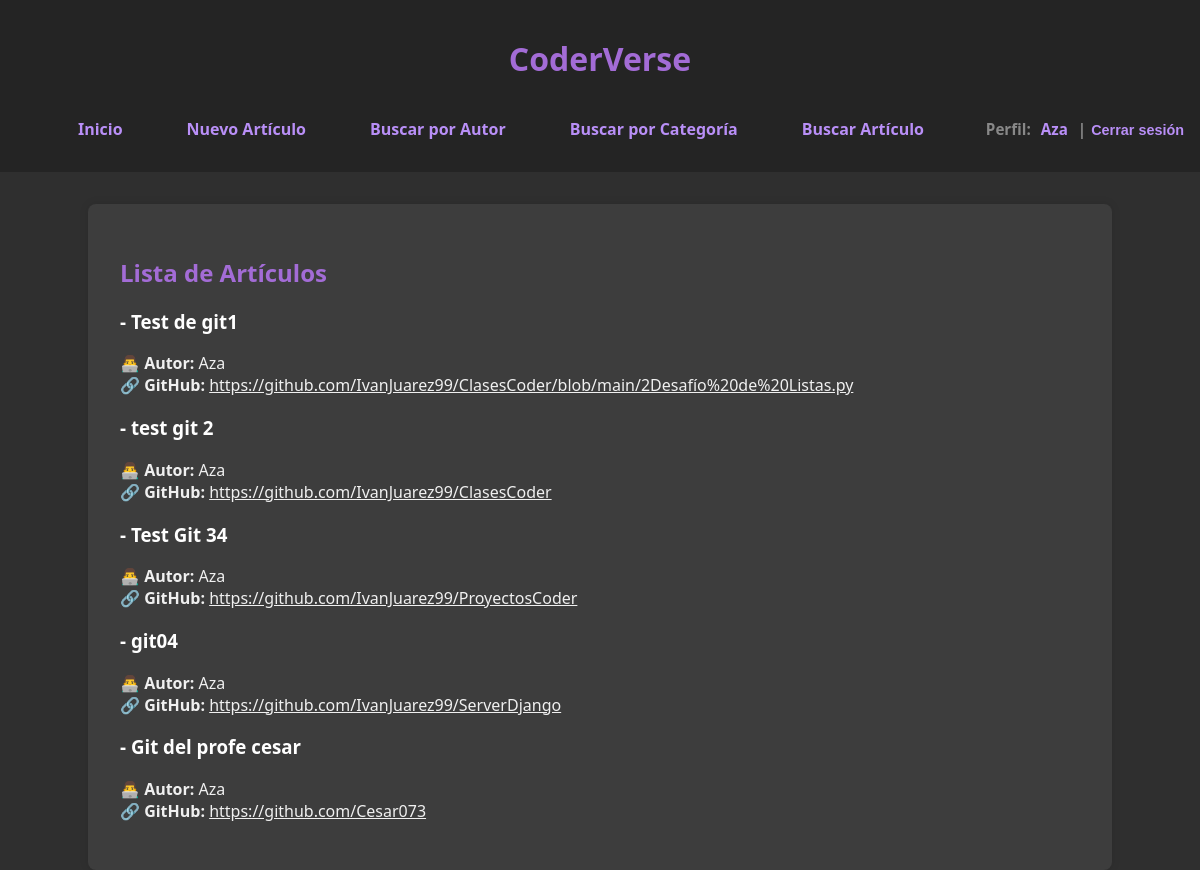
The app's page /articulos/ (signed in) with its own data.
### blog/models.py (models this page shows, shortened)
class Articulo(models.Model):
    titulo = models.CharField(max_length=20)
    autor = models.ForeignKey(Autor, on_delete=models.CASCADE)
    contenido = models.TextField()
    categoria = models.ForeignKey(Categoria, on_delete=models.CASCADE)
    fecha_publicacion = models.DateField(auto_now_add=True)

class Autor(models.Model):
    user = models.OneToOneField(User, on_delete=models.CASCADE, null=True, blank=True)
    nombre = models.CharField(max_length=20)
    especialidad = models.CharField(max_length=20)
    biografia = models.TextField()

### blog/views.py (the view)
# urls.py: path('articulos/', views.articulo_list, name='articulo_list'),
@login_required
def articulo_list(request):
    articulos = Articulo.objects.all()
    return render(request, 'blog/articulo_list.html', {'articulos': articulos})

### blog/templates/blog/articulo_list.html
{% extends 'blog/base.html' %}
{% block content %}
    <div class="container">
        <h2 class="my-4">Lista de Artículos</h2>
        {% if articulos %}
            <div class="row">
                {% for articulo in articulos %}
                    <div class="col-md-4 mb-4">
                        <div class="card">
                            <div class="card-body">
                                <h3 class="card-title">- {{ articulo.titulo }}</h5>
                                <p class="card-text">
                                    <strong>👨‍💻 Autor:</strong> {{ articulo.autor.nombre }} <br>
                                    <strong>🔗 GitHub:</strong> <a href="{{ articulo.contenido }}" target="_blank">{{ articulo.contenido }}</a><br>
                                </p>
                            </div>
                        </div>
                    </div>
                {% endfor %}
            </div>
        {% else %}
            <p>No hay artículos disponibles.</p>
        {% endif %}
    </div>
{% endblock %}

### blog/templates/blog/base.html (shortened to what this page needs)
<!DOCTYPE html>
<html lang="es">
<head>
</head>
<body>
    <header>
        <h1>CoderVerse</h1>
        {% if user.is_authenticated %}
            <nav style="display: flex; justify-content: space-between; align-items: center; flex-wrap: wrap;">
                <div style="display: flex; justify-content: center; flex-wrap: wrap; flex: 1;">
                    <a href="{% url 'inicio' %}">Inicio</a>
                    <a href="{% url 'crear_articulo' %}">Nuevo Artículo</a>
                    <a href="{% url 'buscar_autor' %}">Buscar por Autor</a>
                    <a href="{% url 'buscar_categoria' %}">Buscar por Categoría</a>
                    <a href="{% url 'buscar_articulos' %}">Buscar Artículo</a>
                </div>
                <div style="display: flex; align-items: center; font-weight: bold; font-size: 0.95rem;">
                    <span>Perfil:</span>
                    {% with autor=user.autor %}
                        {% if autor %}
                            <a href="{% url 'perfil_autor' autor.id %}" style="color: rgb(185, 143, 247); text-decoration: none; margin: 0 2px;">{{ user.username }}</a>
                        {% else %}
                            <span style="color: rgb(185, 143, 247); margin: 0 px;">{{ user.username }}</span>
                        {% endif %}
                    {% endwith %}
                    <span>| </span>
                    <form action="{% url 'logout' %}" method="post" style="display: inline; margin-left: 5px;">
                        <button type="submit" style="border: none; background: none; padding: 0; margin: 0; color: rgb(185, 143, 247);font-size: 0.90rem; font-weight: bold; cursor: pointer; display: inline;">Cerrar sesión</button>
                    </form>
                </div>
            </nav>
        {% endif %}
    </header>
    <main>
        {% block content %}
        {% endblock %}
    </main>
</body>
</html>

### blog/templates/blog/base.html (style rules this page uses)
body, html { margin: 0; padding: 0; height: 100%; font-family: 'Segoe UI', sans-serif; background-color: #2f2f2f; color: white; }
body { display: flex; flex-direction: column; min-height: 100vh; }
header, footer { background-color: #242424; color: rgb(136, 136, 136); text-align: center; padding: 1rem; }
nav { display: flex; justify-content: center; align-items: center; padding: 0.5rem 0; }
nav a { color: rgb(185, 143, 247); margin: 0 1.5rem; text-decoration: none; font-weight: bold; padding: 0.5rem 0.5rem; border-radius: 6px; transition: background-color 0.3s; }
main { width: 80%; max-width: 1200px; margin: 2rem auto; background: #3d3d3d; padding: 2rem; border-radius: 8px; box-shadow: 0 0 10px rgba(0,0,0,0.1); flex: 1; }
h1, h2 { color: #a36cd6; }
p, a { color: #f0f0f0; }
input[type="submit"], button { background-color: #774396; color: white; border: none; padding: 0.7rem 1.5rem; border-radius: 5px; cursor: pointer; }

### records on screen
Articulo: titulo "Test de git1", autor.nombre "Aza", contenido "https://github.com/IvanJuarez99/ClasesCoder/blob/main/2Desafío%20de%20Listas.py"
Articulo: titulo "test git 2", autor.nombre "Aza", contenido "https://github.com/IvanJuarez99/ClasesCoder"
Articulo: titulo "Test Git 34", autor.nombre "Aza", contenido "https://github.com/IvanJuarez99/ProyectosCoder"
Articulo: titulo "git04", autor.nombre "Aza", contenido "https://github.com/IvanJuarez99/ServerDjango"
Articulo: titulo "Git del profe cesar", autor.nombre "Aza", contenido "https://github.com/Cesar073"

### other values on screen
{{ user.username }} "Aza"
